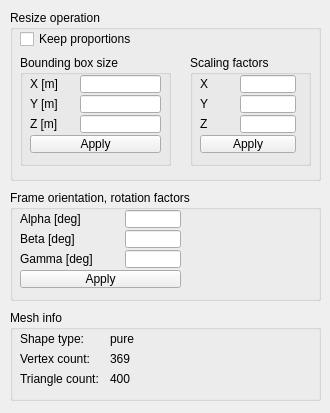
<?xml version="1.0" encoding="UTF-8"?>
<ui version="4.0">
 <class>CQDlgGeometry</class>
 <widget class="QDialog" name="CQDlgGeometry">
  <property name="geometry">
   <rect>
    <x>0</x>
    <y>0</y>
    <width>330</width>
    <height>413</height>
   </rect>
  </property>
  <property name="windowTitle">
   <string>Geometry Properties</string>
  </property>
  <property name="locale">
   <locale language="English" country="UnitedStates"/>
  </property>
  <widget class="QGroupBox" name="groupBox">
   <property name="geometry">
    <rect>
     <x>10</x>
     <y>10</y>
     <width>311</width>
     <height>171</height>
    </rect>
   </property>
   <property name="title">
    <string>Resize operation</string>
   </property>
   <property name="flat">
    <bool>false</bool>
   </property>
   <widget class="QCheckBox" name="qqKeepProp">
    <property name="geometry">
     <rect>
      <x>10</x>
      <y>20</y>
      <width>151</width>
      <height>18</height>
     </rect>
    </property>
    <property name="focusPolicy">
     <enum>Qt::StrongFocus</enum>
    </property>
    <property name="text">
     <string>Keep proportions</string>
    </property>
   </widget>
   <widget class="QGroupBox" name="groupBox_2">
    <property name="geometry">
     <rect>
      <x>10</x>
      <y>45</y>
      <width>151</width>
      <height>111</height>
     </rect>
    </property>
    <property name="title">
     <string>Bounding box size</string>
    </property>
    <property name="flat">
     <bool>false</bool>
    </property>
    <widget class="QLabel" name="label">
     <property name="geometry">
      <rect>
       <x>10</x>
       <y>20</y>
       <width>51</width>
       <height>18</height>
      </rect>
     </property>
     <property name="text">
      <string>X [m]</string>
     </property>
    </widget>
    <widget class="QLineEdit" name="qqSizeX">
     <property name="geometry">
      <rect>
       <x>60</x>
       <y>20</y>
       <width>81</width>
       <height>18</height>
      </rect>
     </property>
    </widget>
    <widget class="QLabel" name="label_2">
     <property name="geometry">
      <rect>
       <x>10</x>
       <y>40</y>
       <width>51</width>
       <height>18</height>
      </rect>
     </property>
     <property name="text">
      <string>Y [m]</string>
     </property>
    </widget>
    <widget class="QLineEdit" name="qqSizeY">
     <property name="geometry">
      <rect>
       <x>60</x>
       <y>40</y>
       <width>81</width>
       <height>18</height>
      </rect>
     </property>
    </widget>
    <widget class="QLineEdit" name="qqSizeZ">
     <property name="geometry">
      <rect>
       <x>60</x>
       <y>60</y>
       <width>81</width>
       <height>18</height>
      </rect>
     </property>
    </widget>
    <widget class="QLabel" name="label_3">
     <property name="geometry">
      <rect>
       <x>10</x>
       <y>60</y>
       <width>51</width>
       <height>18</height>
      </rect>
     </property>
     <property name="text">
      <string>Z [m]</string>
     </property>
    </widget>
    <widget class="QToolButton" name="qqApplySize">
     <property name="geometry">
      <rect>
       <x>10</x>
       <y>80</y>
       <width>131</width>
       <height>18</height>
      </rect>
     </property>
     <property name="focusPolicy">
      <enum>Qt::StrongFocus</enum>
     </property>
     <property name="text">
      <string>Apply</string>
     </property>
    </widget>
   </widget>
   <widget class="QGroupBox" name="groupBox_3">
    <property name="geometry">
     <rect>
      <x>180</x>
      <y>45</y>
      <width>121</width>
      <height>111</height>
     </rect>
    </property>
    <property name="title">
     <string>Scaling factors</string>
    </property>
    <property name="flat">
     <bool>false</bool>
    </property>
    <widget class="QLabel" name="label_4">
     <property name="geometry">
      <rect>
       <x>10</x>
       <y>60</y>
       <width>41</width>
       <height>18</height>
      </rect>
     </property>
     <property name="text">
      <string>Z</string>
     </property>
    </widget>
    <widget class="QLabel" name="label_5">
     <property name="geometry">
      <rect>
       <x>10</x>
       <y>20</y>
       <width>41</width>
       <height>18</height>
      </rect>
     </property>
     <property name="text">
      <string>X</string>
     </property>
    </widget>
    <widget class="QLineEdit" name="qqScaleZ">
     <property name="geometry">
      <rect>
       <x>50</x>
       <y>60</y>
       <width>56</width>
       <height>18</height>
      </rect>
     </property>
    </widget>
    <widget class="QLineEdit" name="qqScaleY">
     <property name="geometry">
      <rect>
       <x>50</x>
       <y>40</y>
       <width>56</width>
       <height>18</height>
      </rect>
     </property>
    </widget>
    <widget class="QLabel" name="label_6">
     <property name="geometry">
      <rect>
       <x>10</x>
       <y>40</y>
       <width>41</width>
       <height>18</height>
      </rect>
     </property>
     <property name="text">
      <string>Y</string>
     </property>
    </widget>
    <widget class="QLineEdit" name="qqScaleX">
     <property name="geometry">
      <rect>
       <x>50</x>
       <y>20</y>
       <width>56</width>
       <height>18</height>
      </rect>
     </property>
    </widget>
    <widget class="QToolButton" name="qqApplyScale">
     <property name="geometry">
      <rect>
       <x>10</x>
       <y>80</y>
       <width>96</width>
       <height>18</height>
      </rect>
     </property>
     <property name="focusPolicy">
      <enum>Qt::StrongFocus</enum>
     </property>
     <property name="text">
      <string>Apply</string>
     </property>
    </widget>
   </widget>
  </widget>
  <widget class="QGroupBox" name="groupBox_4">
   <property name="geometry">
    <rect>
     <x>10</x>
     <y>190</y>
     <width>311</width>
     <height>111</height>
    </rect>
   </property>
   <property name="title">
    <string>Frame orientation, rotation factors</string>
   </property>
   <property name="flat">
    <bool>false</bool>
   </property>
   <widget class="QLineEdit" name="qqGamma">
    <property name="geometry">
     <rect>
      <x>115</x>
      <y>60</y>
      <width>56</width>
      <height>18</height>
     </rect>
    </property>
   </widget>
   <widget class="QLabel" name="label_7">
    <property name="geometry">
     <rect>
      <x>10</x>
      <y>60</y>
      <width>101</width>
      <height>18</height>
     </rect>
    </property>
    <property name="text">
     <string>Gamma [deg]</string>
    </property>
   </widget>
   <widget class="QLineEdit" name="qqBeta">
    <property name="geometry">
     <rect>
      <x>115</x>
      <y>40</y>
      <width>56</width>
      <height>18</height>
     </rect>
    </property>
   </widget>
   <widget class="QLineEdit" name="qqAlpha">
    <property name="geometry">
     <rect>
      <x>115</x>
      <y>20</y>
      <width>56</width>
      <height>18</height>
     </rect>
    </property>
   </widget>
   <widget class="QLabel" name="label_9">
    <property name="geometry">
     <rect>
      <x>10</x>
      <y>40</y>
      <width>101</width>
      <height>18</height>
     </rect>
    </property>
    <property name="text">
     <string>Beta [deg]</string>
    </property>
   </widget>
   <widget class="QToolButton" name="qqApplyEuler">
    <property name="geometry">
     <rect>
      <x>10</x>
      <y>80</y>
      <width>161</width>
      <height>18</height>
     </rect>
    </property>
    <property name="focusPolicy">
     <enum>Qt::StrongFocus</enum>
    </property>
    <property name="text">
     <string>Apply</string>
    </property>
   </widget>
   <widget class="QLabel" name="label_8">
    <property name="geometry">
     <rect>
      <x>10</x>
      <y>20</y>
      <width>101</width>
      <height>18</height>
     </rect>
    </property>
    <property name="text">
     <string>Alpha [deg]</string>
    </property>
   </widget>
  </widget>
  <widget class="QGroupBox" name="groupBox_6">
   <property name="geometry">
    <rect>
     <x>10</x>
     <y>310</y>
     <width>311</width>
     <height>91</height>
    </rect>
   </property>
   <property name="title">
    <string>Mesh info</string>
   </property>
   <property name="flat">
    <bool>false</bool>
   </property>
   <widget class="QLabel" name="label_11">
    <property name="geometry">
     <rect>
      <x>10</x>
      <y>60</y>
      <width>91</width>
      <height>18</height>
     </rect>
    </property>
    <property name="text">
     <string>Triangle count:</string>
    </property>
   </widget>
   <widget class="QLabel" name="label_10">
    <property name="geometry">
     <rect>
      <x>10</x>
      <y>40</y>
      <width>91</width>
      <height>18</height>
     </rect>
    </property>
    <property name="text">
     <string>Vertex count:</string>
    </property>
   </widget>
   <widget class="QLabel" name="qqVertexCnt">
    <property name="geometry">
     <rect>
      <x>100</x>
      <y>40</y>
      <width>201</width>
      <height>18</height>
     </rect>
    </property>
    <property name="text">
     <string>369</string>
    </property>
   </widget>
   <widget class="QLabel" name="qqTriangleCnt">
    <property name="geometry">
     <rect>
      <x>100</x>
      <y>60</y>
      <width>201</width>
      <height>18</height>
     </rect>
    </property>
    <property name="text">
     <string>400</string>
    </property>
   </widget>
   <widget class="QLabel" name="label_13">
    <property name="geometry">
     <rect>
      <x>10</x>
      <y>20</y>
      <width>91</width>
      <height>18</height>
     </rect>
    </property>
    <property name="text">
     <string>Shape type:</string>
    </property>
   </widget>
   <widget class="QLabel" name="qqShapeType">
    <property name="geometry">
     <rect>
      <x>100</x>
      <y>20</y>
      <width>201</width>
      <height>18</height>
     </rect>
    </property>
    <property name="text">
     <string>pure</string>
    </property>
   </widget>
  </widget>
 </widget>
 <tabstops>
  <tabstop>qqKeepProp</tabstop>
  <tabstop>qqSizeX</tabstop>
  <tabstop>qqSizeY</tabstop>
  <tabstop>qqSizeZ</tabstop>
  <tabstop>qqApplySize</tabstop>
  <tabstop>qqScaleX</tabstop>
  <tabstop>qqScaleY</tabstop>
  <tabstop>qqScaleZ</tabstop>
  <tabstop>qqApplyScale</tabstop>
  <tabstop>qqAlpha</tabstop>
  <tabstop>qqBeta</tabstop>
  <tabstop>qqGamma</tabstop>
  <tabstop>qqApplyEuler</tabstop>
 </tabstops>
 <resources/>
 <connections/>
</ui>
